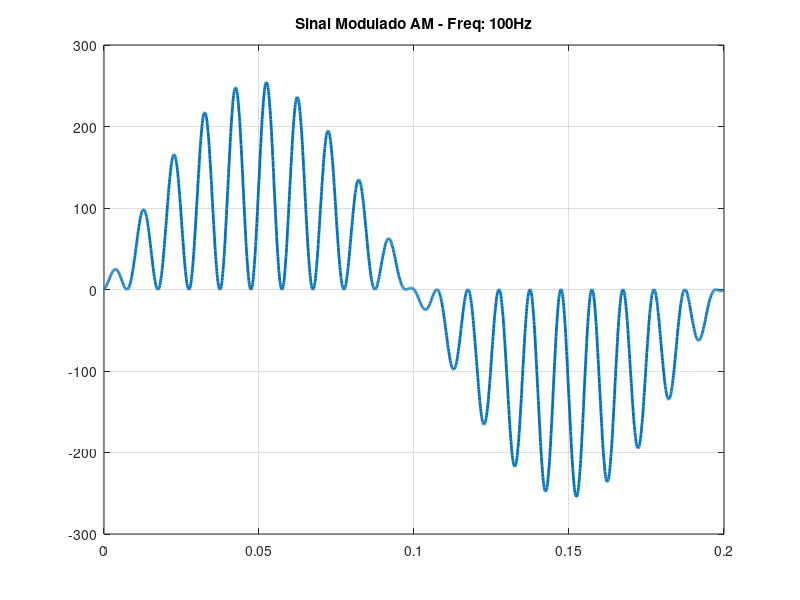
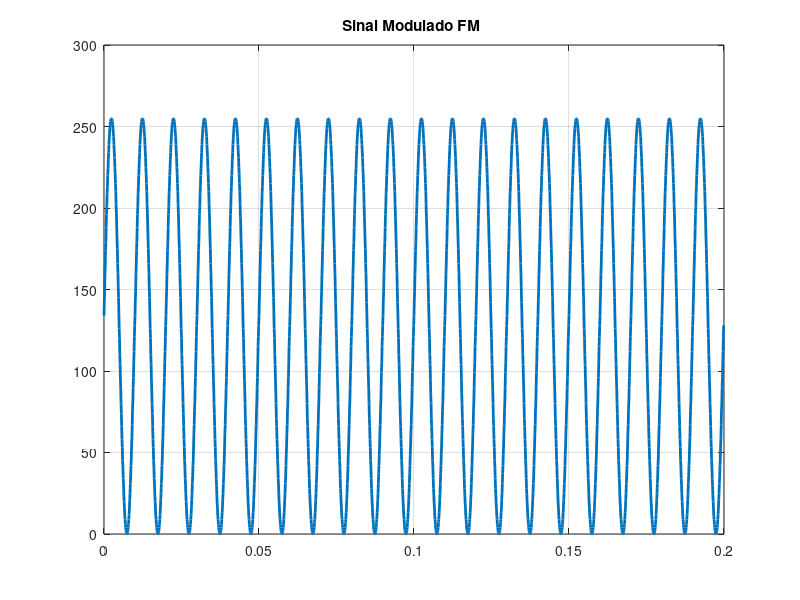

The MATLAB script that drew these images, in order:
% Frequência de Amostragem
F_s = 10000;
T_s = 1/F_s;

% Número de pontos da LUT
N = 256; 

% Fase de 0 a 2*pi
fase = linspace(0, 2*pi-0.001, N); 

% Cria a senoide centrada em 127.5, variando de 0 a 255
senoide = 127.5 + 127.5 * sin(fase);

senoide  = round(senoide);

% senoide = 5*senoide/max(senoide);


freq_desejada = 100; % Frequência da portadora em Hz

% O "incremento" é um valor que, somado N_lut vezes em 1 segundo, 
% deve completar (F_s) ciclos.
% Fórmula: Inc = (f_desejada * 2^32) / F_s
inc_32 = uint32((freq_desejada * 2^32) / F_s);

% Simulando o acumulador
M = 2000; % Vamos simular 1000 instantes de tempo
acumulador = uint32(0);
saida_seno = zeros(1, M);

limite_32 = uint32(2^32);

t = (0:M-1)*T_s;
% Mensagem a ser modulada AM
f_m = 5;
m_t = 1*sin(2*pi*5*t);
m_AM = zeros(M, 1);



for i = 1:M
    % 1. O acumulador avança (simulando o estouro natural do uint32)
    acumulador = mod(acumulador + inc_32, limite_32);
    
    % Agora, como o acumulador sempre é < 2^32, o bitshift funcionará perfeitamente
    indice = bitshift(acumulador, -24) + 1;
    
    m_AM(i) = senoide(indice)*m_t(i);
end

% Plotar
figure;
plot(t, m_AM, 'LineWidth', 2);
title(['Sinal Modulado AM - Freq: ' num2str(freq_desejada) 'Hz']);
grid on;


m_FM = zeros(M, 1);
k_f = 100;


for i = 1:M
    % 1. O acumulador avança (simulando o estouro natural do uint32)
    acumulador = mod(acumulador + inc_32 + k_f*sum(m_t(1:i)), limite_32);
    
    % Agora, como o acumulador sempre é < 2^32, o bitshift funcionará perfeitamente
    indice = bitshift(acumulador, -24) + 1;
    
    m_FM(i) = senoide(indice);
end

% Plotar
figure;
plot(t, m_FM, 'LineWidth', 2);
title('Sinal Modulado FM ');
grid on;
